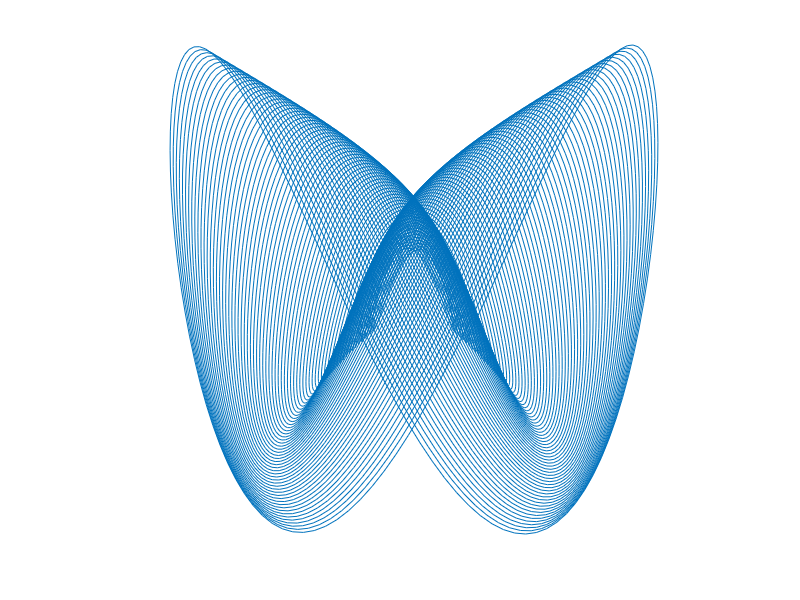

This figure's MATLAB source:
function lissajous1
% Damped 2D Lissajous figures:parametric equation
% x = c*t.*sin(a*t);
% y = c*t.*sin(b*t+phi);
% a = frequency 1, b = frequency 2, phi = phase difference,
% t = time, c = constant
MAX_LISSAJOUS_CURVE = 10;
% get user input from command window
choice = getUserInput(['Enter a choice from 1 to ' num2str(MAX_LISSAJOUS_CURVE) ...
    '\n'] , 1, MAX_LISSAJOUS_CURVE);

switch choice
    case 1  
            t=0:0.05:432;
            c=1.1;
            a=1.33;%frequency 1
            b=1.35;%frequency 2
            phi=pi/4 ;%phase difference
    case 2  
            t=300:0.05:500;
            c=1.1;
            a=2.4;%frequency 1
            b=3;%frequency 2
            phi=pi/4 ;%phase difference
   case 3  
            t=1:0.05:432;
            c=1.1;
            a=1.38;%frequency 1
            b=2.8;%frequency 2
            phi=0 ;%phase difference
   case 4  
            t=200:0.05:500;
            c=1;
            a=1;%frequency 1
            b=2.5;%frequency 2
            phi=pi/4 ;%phase difference
   case 5  
            t=80:0.05:499.31;
            c=1;
            a=1;%frequency 1
            b=2.006;%frequency 2
            phi=pi/4 ;%phase difference          
   case 6  
            t=80:0.03:499.31;
            c=1;
            a=1.001;%frequency 1
            b=3.006;%frequency 2
            phi=pi/4 ;%phase difference
   case 7  
            t=0:0.05:302.31;
            c=1;
            a=1.015;%frequency 1
            b=2.015;%frequency 2
            phi=pi/10 ;%phase difference
   case 8  
            t=0:0.05:302.31;
            c=1;
            a=2.9991;%frequency 1
            b=2.015;%frequency 2
            phi=pi/3 ;%phase difference
   case 9  
            t=0:0.05:400.31;
            c=1;
            a=1.999;%frequency 1
            b=1.0001;%frequency 2
            phi=pi/8 ;%phase difference         
   case 10  
            t=0:0.05:390;
            c=1;
            a=1.0001;%frequency 1
            b=2.0001;%frequency 2
            phi=pi/100 ;%phase difference                  
end
x=t.*sin(a*t);
y=t.*sin(b*t+phi);
line(x,y)
axis equal off
set(gcf,'color',[1 1 1]);
end

function choice = getUserInput(promptStr, minNum, maxNum)
% return the user input and check the range of input
choice = input(promptStr);
if isempty(choice) || ~isnumeric(choice)
    error('enter a number');
elseif (choice < minNum) || (choice > maxNum)
    error(['enter a number between 1 to ' num2str(maxNum)]);
elseif isfloat(choice)
    %if choice is floating point value then truncate the fractional part
    choice = choice - mod(choice,1);
end
end
